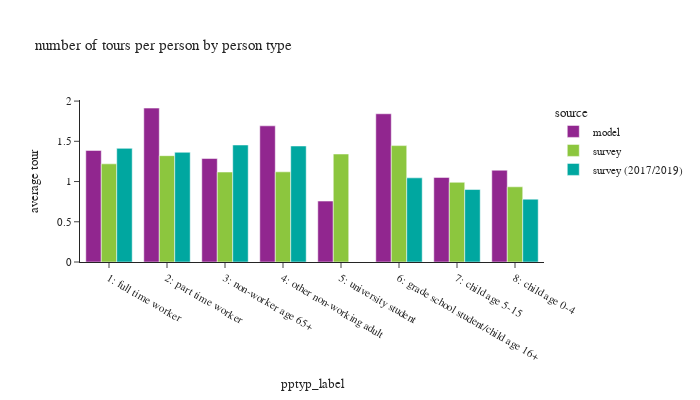

Here is the notebook cell this chart was saved with:
### Code cell
# plot_segment(tour_group_var=['source','pptyp_label'],person_group_var=['source','pptyp_label'],
#              title_name="number of tours per person by person type")

df_plot = df_tour.groupby(['source','pptyp_label'])['toexpfac'].sum().reset_index(). \
    merge(df_person.groupby(['source','pptyp_label'])['psexpfac'].sum().reset_index(), how='left', on=['source','pptyp_label'])
df_plot['average tour'] = df_plot['toexpfac']/df_plot['psexpfac']
df_plot
plot_segment(df_plot, tour_group_var=['source','pptyp_label'],person_group_var=['source','pptyp_label'],
             title_name="number of tours per person by person type")

### Figure 1 — Plotly figure (JSON) as saved in the notebook; plotly's stock layout.template omitted (floating-point values rounded to 4 significant figures)
{"data": [{"alignmentgroup": "True", "hovertemplate": "source=model<br>pptyp_label=%{x}<br>average tour=%{y}<extra></extra>", "legendgroup": "model", "marker": {"color": "#91268F", "pattern": {"shape": ""}}, "name": "model", "offsetgroup": "model", "orientation": "v", "showlegend": true, "textposition": "auto", "type": "bar", "x": ["1: full time worker", "2: part time worker", "3: non-worker age 65+", "4: other non-working adult", "5: university student", "6: grade school student/child age 16+", "7: child age 5-15", "8: child age 0-4"], "xaxis": "x", "y": [1.387, 1.913, 1.286, 1.692, 0.7572, 1.842, 1.051, 1.141], "yaxis": "y"}, {"alignmentgroup": "True", "hovertemplate": "source=survey<br>pptyp_label=%{x}<br>average tour=%{y}<extra></extra>", "legendgroup": "survey", "marker": {"color": "#8CC63E", "pattern": {"shape": ""}}, "name": "survey", "offsetgroup": "survey", "orientation": "v", "showlegend": true, "textposition": "auto", "type": "bar", "x": ["1: full time worker", "2: part time worker", "3: non-worker age 65+", "4: other non-working adult", "5: university student", "6: grade school student/child age 16+", "7: child age 5-15", "8: child age 0-4"], "xaxis": "x", "y": [1.22, 1.321, 1.118, 1.121, 1.342, 1.447, 0.9906, 0.9347], "yaxis": "y"}, {"alignmentgroup": "True", "hovertemplate": "source=survey (2017/2019)<br>pptyp_label=%{x}<br>average tour=%{y}<extra></extra>", "legendgroup": "survey (2017/2019)", "marker": {"color": "#00A7A0", "pattern": {"shape": ""}}, "name": "survey (2017/2019)", "offsetgroup": "survey (2017/2019)", "orientation": "v", "showlegend": true, "textposition": "auto", "type": "bar", "x": ["1: full time worker", "2: part time worker", "3: non-worker age 65+", "4: other non-working adult", "5: university student", "6: grade school student/child age 16+", "7: child age 5-15", "8: child age 0-4"], "xaxis": "x", "y": [1.412, 1.364, 1.454, 1.442, null, 1.046, 0.9008, 0.7812], "yaxis": "y"}], "layout": {"barmode": "group", "font": {"size": 11}, "height": 400, "legend": {"title": {"text": "source"}, "tracegroupgap": 0}, "title": {"text": "number of tours per person by person type"}, "width": 700, "xaxis": {"anchor": "y", "domain": [0.0, 1.0], "title": {"text": "pptyp_label"}}, "yaxis": {"anchor": "x", "domain": [0.0, 1.0], "tickformat": ".2", "title": {"text": "average tour"}}}}
